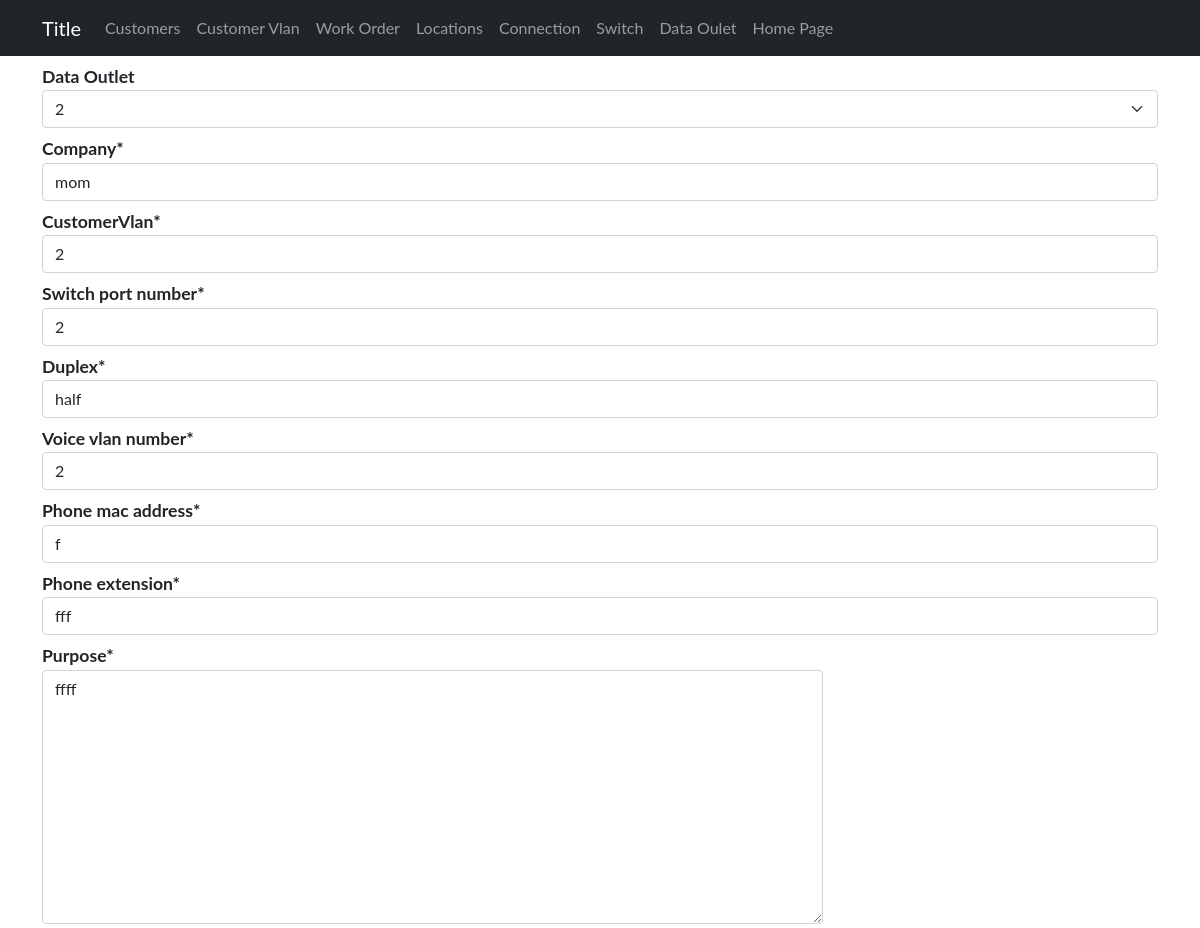
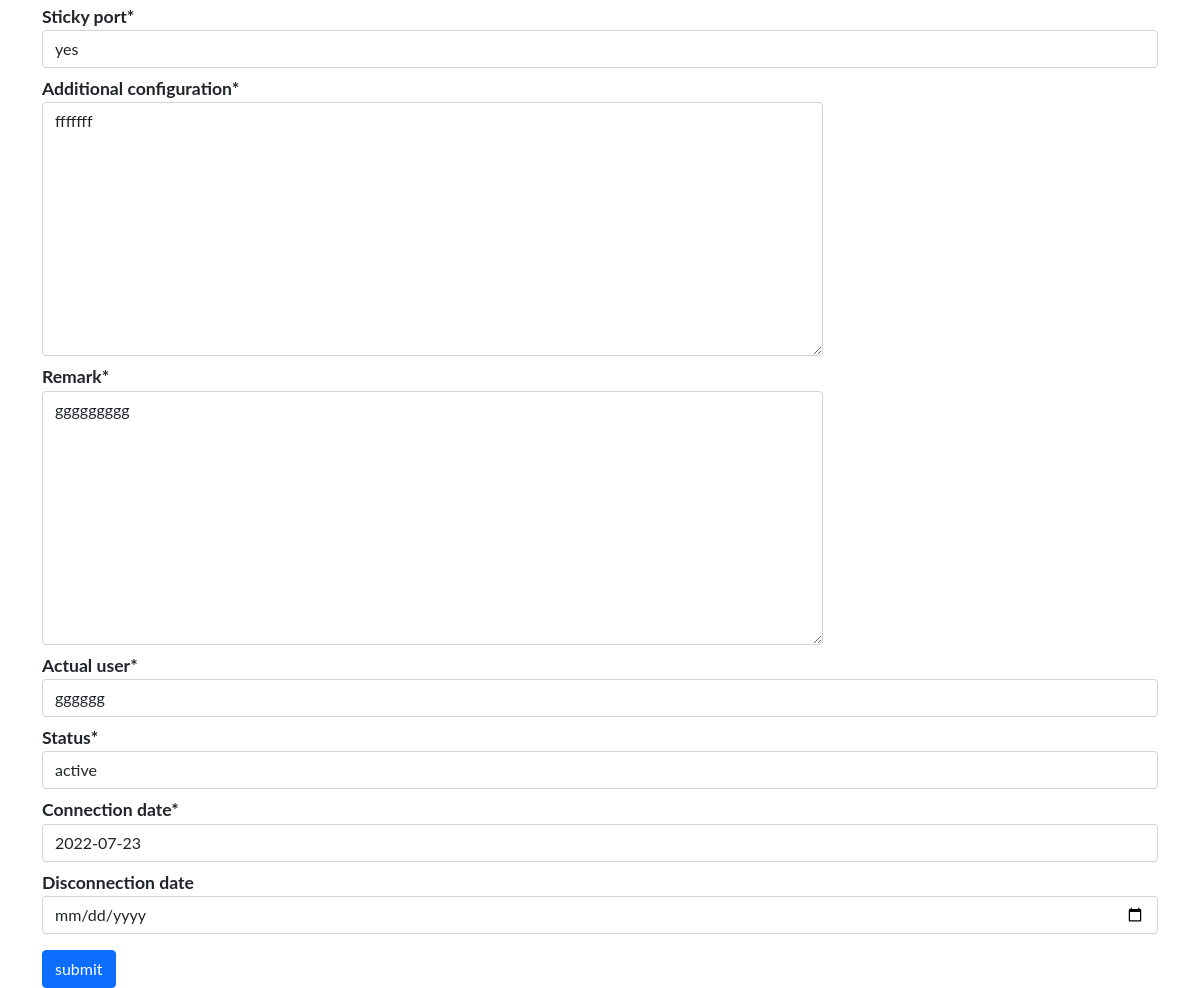
The page /devices/upd/connection/1 on the database its author committed (2 pictures, top to bottom).
### sitadevices/models.py (models this page shows, shortened)
class Connections(models.Model):
    company = models.ForeignKey(Customer, on_delete=models.CASCADE)
    customerVlan = models.ForeignKey(CustomerVlan, on_delete=models.CASCADE)
    data_outlet = models.ForeignKey(DataOutlet, on_delete=models.CASCADE,null=True, blank=True)
    switch_port_number = models.IntegerField(default=0)
    duplex = models.CharField(choices=duplex, max_length=200)
    voice_vlan_number = models.IntegerField(default=0)
    phone_mac_address = models.CharField(max_length=200)
    phone_extension = models.CharField(max_length=200)
    purpose = models.TextField()
    sticky_port = models.CharField(choices=yesno, max_length=200)
    additional_configuration = models.TextField()
    remark = models.TextField()
    actual_user = models.CharField(max_length=200)
    status = models.CharField(choices= status, max_length=200)
    connection_date = models.DateField(default=timezone.now)
    disconnection_date = models.DateField(default=timezone.now,null=True, blank=True)

### sitadevices/views.py (the view, shortened to what this page needs)
# urls.py: path('upd/connection/<int:connection_id>', ConnectionUpd, name='connectionupd'),
def ConnectionUpd(request,connection_id):
    update = Connections.objects.get(pk=connection_id)
    form = ConnectionsForm(instance=update)
    filter = CommmunicationRoom.objects.all()
    dataoutlet = DataOutlet.objects.filter(port_status='DISABLED')
    dic = {
        'id': update,
        'form': form,
        'filter': filter,
        'dataoutlet': dataoutlet,
    }
    return render(request, 'admin/connection/updconnection.html',{'dic': dic})

### sitadevices/models.py (called while the page is built)
    def __str__(self):
        return self.company_name

    def __str__(self):
        return str(self.vlan_number)

### sitadevices/templates/admin/connection/updconnection.html (shortened to what this page needs)
{% extends 'admin/base1.html' %}
{% load crispy_forms_filters %}
{% block content %}
<form enctype="multipart/form-data" action="{%url 'device:connectionupd' dic.id.id%}"  class="" method="POST">
    <div class="container">
        <label for="exampleInputPassword1">Data Outlet</label>
        <select name="option" class="form-select" aria-label="Default select example">
            {% for f in dic.dataoutlet %}
                <option value="{{f.id}}">{{f.patch_panel}}</option>
            {% endfor %}
        </select>
        {{dic.form|crispy}}
        <button type="submit" class="btn btn-primary submit" value="submit">submit</button>
    </div>
</form>
{% endblock  %}

### static/Css/devices/styles.css (style rules this page uses)
label { font-weight: bold; font-size: 1.1rem; margin-top: .5rem; }
.submit { margin-top: 1rem; }
.textarea { width:70%; overflow-wrap: break-word; }

### sitadevices/templates/admin/base1.html (style rules this page uses)
body { font-family: "Lato", sans-serif; }

### rows shown on the page
Connections: company "mom", customerVlan "2", switch_port_number "2", duplex "half", voice_vlan_number "2", phone_mac_address "f", phone_extension "fff", purpose "ffff", sticky_port "yes", additional_configuration "fffffff", remark "ggggggggg", actual_user "gggggg", status "active", connection_date "2022-07-23"

### other values the page prints
form field option "2"
